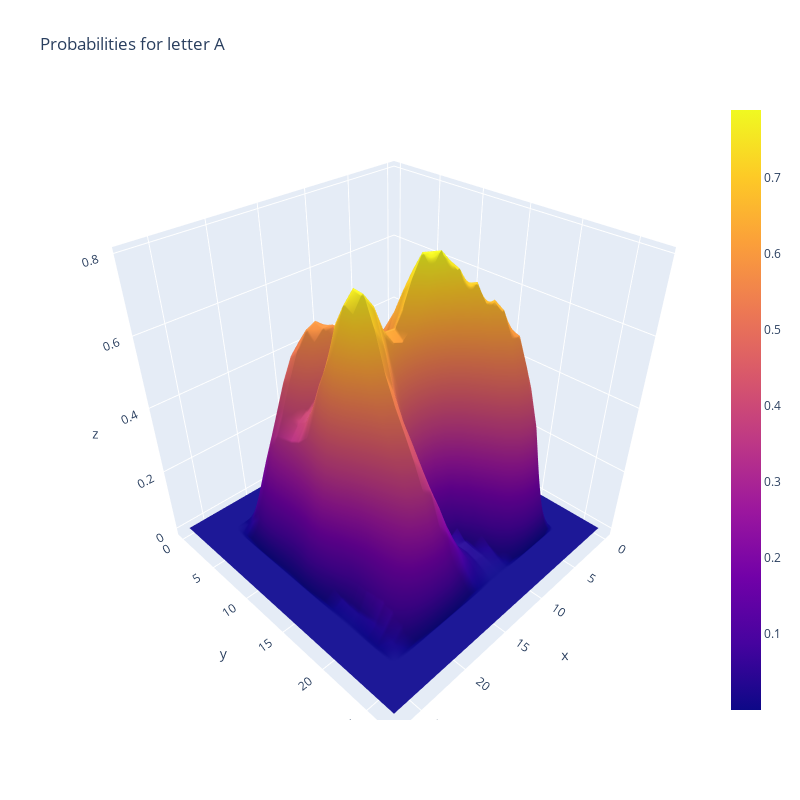

The notebook cell saved with this chart:
### Code cell
import plotly.graph_objects as go

# lets plot a 3d plot of the probabilities 
fig = go.Figure(data=go.Surface(z=probData))
fig.update_layout(title='Probabilities for letter A', autosize=False, width=800, height=800)  
fig.show()

### Figure 1 — Plotly figure (JSON) as saved in the notebook; plotly's stock layout.template omitted (floating-point values rounded to 4 significant figures; data arrays with more than 128 entries replaced by an {"elided": "..."} marker saying what was removed)
{"data": [{"type": "surface", "z": {"elided": "28x28 float values"}}], "layout": {"autosize": false, "height": 800, "title": {"text": "Probabilities for letter A"}, "width": 800}}
